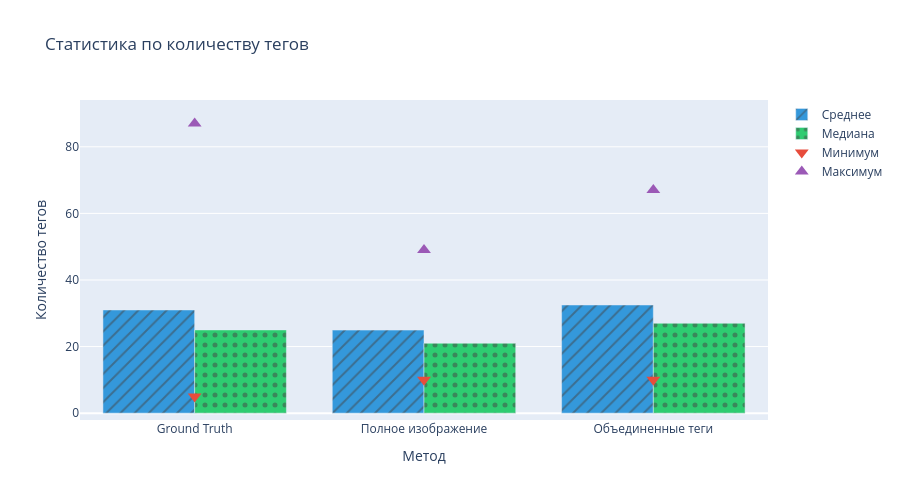
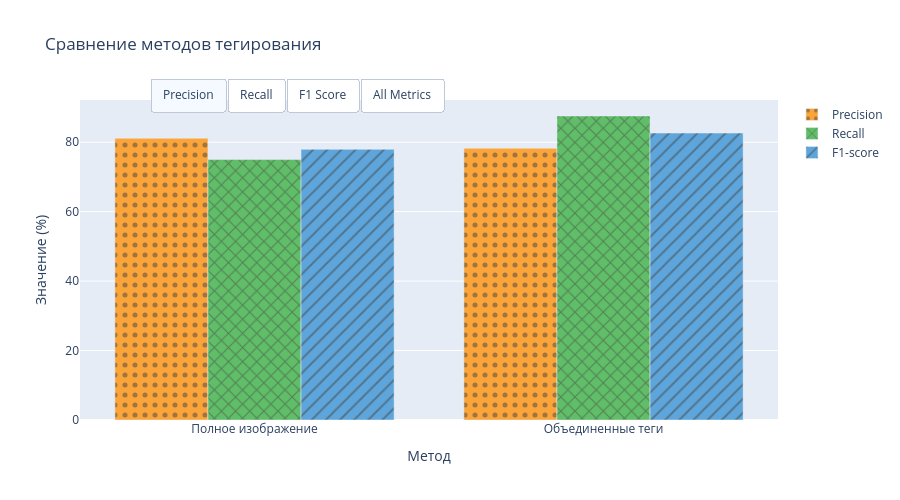
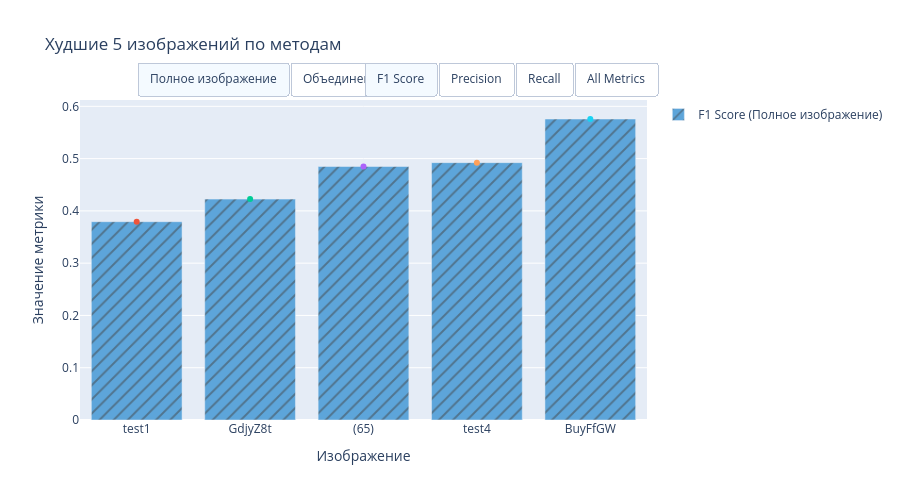
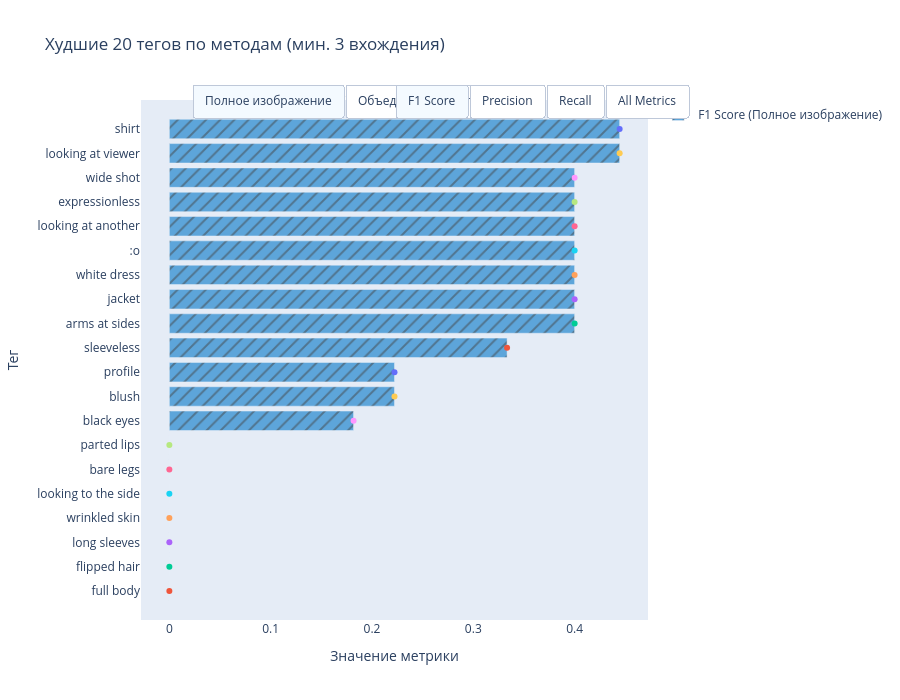

Notebook code cell kept with these figures, in order:
### Code cell
from Scripts import compare_tagging_methods
data=compare_tagging_methods(
    image_folder=  PATH_TO_DATASET,
    txt_folder=  PATH_TO_DATASET,
    results=result,
    model_labels_path="./models/taggers/wd-eva02-large-tagger-v3/selected_tags.csv",
    filter_tags=True,
    num_worst_examples=5,
    visualize=True,
    interactive=True
)
